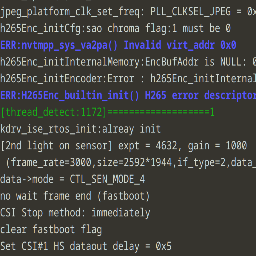
#> input picture Image/learn/stage_one/1.png, 256 x 256 px, found by its file name
$ python opencv.py   (older library calls are emulated)
#> lines starting #> are read from the running program, lines starting #| are printed output that depends on the picture
import cv2
import numpy as np
import matplotlib.pyplot as plt

IMAGE_PATH = "/media/yjh/_dde_home/yjh/上传/260521/1.png"

src_img = cv2.imread(IMAGE_PATH, cv2.IMREAD_COLOR)
#> src_img is the input picture: shape (256, 256, 3); mean B, G, R 62.3, 64.9, 65.2
if src_img is None:
    print("open img faild")
    exit(-1)

h, w = src_img.shape[:2]
#> h = 256; w = 256
print(f"src_imag shape: {src_img.shape}")
#| src_imag shape: (256, 256, 3)
cv2.imwrite("./src_imag.png", src_img)

interplation_linear_img = cv2.resize(src_img, None, fx=1.5, fy=1.5, interpolation=cv2.INTER_LINEAR)
cv2.imwrite("./interplation_linear_img.png", interplation_linear_img)
interplation_cubic_img = cv2.resize(src_img, None, fx=1.5, fy=1.5, interpolation=cv2.INTER_CUBIC)
cv2.imwrite("./interplation_cubic_img.png", interplation_cubic_img)

horizontal_flip = cv2.flip(src_img, 1)
cv2.imwrite("./horizontal_flip.png", horizontal_flip)
vertical_flip = cv2.flip(src_img, 0)
cv2.imwrite("./vertical_flip.png", vertical_flip)
both_flip = cv2.flip(src_img, -1)
cv2.imwrite("./both_flip.png", both_flip)

#旋转
M = cv2.getRotationMatrix2D((h//2, w//2), 45, 1.0)
rotated_img = cv2.warpAffine(src_img, M, (h, w))
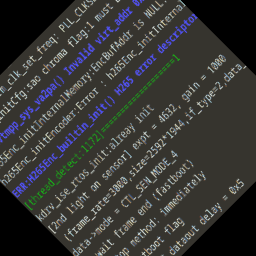
#> rotated_img: shape (256, 256, 3); mean B, G, R 52, 54, 54.1
cv2.imwrite("./rotated_img.png", rotated_img)

src_pts = np.float32([[50,50], [200,50], [50,200]])
dst_pts = np.float32([[10,100], [200,50], [100,250]])

#仿射变换
M = cv2.getAffineTransform(src_pts, dst_pts)
affined_img = cv2.warpAffine(src_img, M, (h, w))
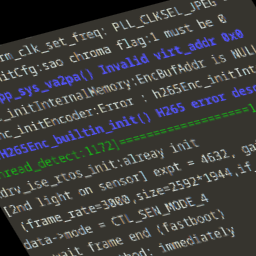
#> affined_img: shape (256, 256, 3); mean B, G, R 59.8, 61.7, 61.6
cv2.imwrite("./affined_img.png", affined_img)

#透视变换
src_pts = np.float32([[56,65],[368,52],[28,387],[389,390]])
dst_pts = np.float32([[0,0],[300,0],[0,300],[300,300]])
M = cv2.getPerspectiveTransform(src_pts, dst_pts)
perspected_img = cv2.warpPerspective(src_img, M, (300,300))
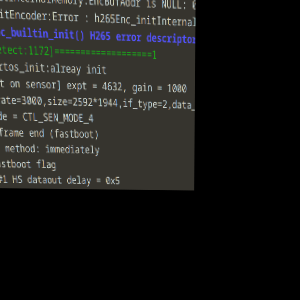
#> perspected_img: shape (300, 300, 3); mean B, G, R 24.5, 26.2, 26.3
cv2.imwrite("./perspected_img.png", perspected_img)

img = cv2.cvtColor(src_img, cv2.COLOR_RGB2GRAY)
# 添加椒盐噪声
def add_salt_pepper_noise(image, salt_prob, pepper_prob):
#> called with salt_prob = 0.01, pepper_prob = 0.01
    noisy = image.copy()
    total_pixels = image.size
#> total_pixels = 65536

    # 添加盐噪声(白色像素)
    salt_pixels = int(total_pixels * salt_prob)
#> salt_pixels = 655
    salt_coords = [np.random.randint(0, i-1, salt_pixels) for i in image.shape]
    noisy[salt_coords[0], salt_coords[1]] = 255

    # 添加胡椒噪声(黑色像素)
    pepper_pixels = int(total_pixels * pepper_prob)
#> pepper_pixels = 655
    pepper_coords = [np.random.randint(0, i-1, pepper_pixels) for i in image.shape]
    noisy[pepper_coords[0], pepper_coords[1]] = 0

    return noisy

noisy_img = add_salt_pepper_noise(img, 0.01, 0.01)

# 应用四种滤波方法
mean_filtered = cv2.blur(noisy_img, (5,5))
gaussian_filtered = cv2.GaussianBlur(noisy_img, (5,5), 0)
median_filtered = cv2.medianBlur(noisy_img.astype('float32'), 5)
bilateral_filtered = cv2.bilateralFilter(noisy_img, 9, 75, 75)

# [25 lines of commented-out code are left out]
sobelx = cv2.Sobel(img, cv2.CV_64F, 1, 0, ksize=3)
# y方向梯度(水平边缘)
sobely = cv2.Sobel(img, cv2.CV_64F, 0, 1, ksize=3)
# 合并梯度
sobel = np.sqrt(sobelx**2 + sobely**2)
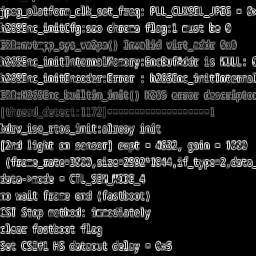
#> sobel: shape (256, 256) float64; min 0, max 720.5, mean 104.1; drawn with min black and max white

# Laplacian算子
laplacian = cv2.Laplacian(img, cv2.CV_64F, ksize=3)
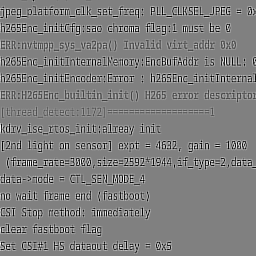
#> laplacian: shape (256, 256) float64; min -1304, max 1284, mean 0.4; drawn with min black and max white

# Canny边缘检测
# 默认阈值
canny_default = cv2.Canny(img, 100, 200)
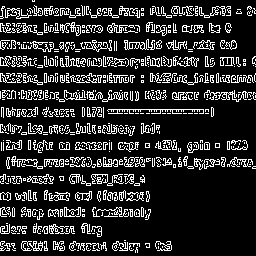
#> canny_default: shape (256, 256); 16.8% white in thin lines or dots
# 调整阈值后的示例
canny_adjusted = cv2.Canny(img, 50, 150)
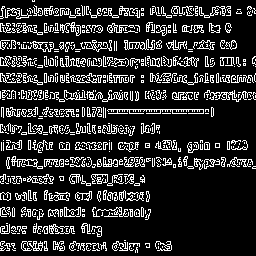
#> canny_adjusted: shape (256, 256); 17% white in thin lines or dots

# 可视化所有结果
plt.figure(figsize=(15, 10))

# Sobel算子结果
plt.subplot(2,3,1), plt.imshow(sobelx, cmap='gray')
plt.title('Sobel X (Vertical Edges)'), plt.axis('off')

plt.subplot(2,3,2), plt.imshow(sobely, cmap='gray')
plt.title('Sobel Y (Horizontal Edges)'), plt.axis('off')

plt.subplot(2,3,3), plt.imshow(sobel, cmap='gray')
plt.title('Sobel Combined'), plt.axis('off')

# Laplacian算子结果
plt.subplot(2,3,4), plt.imshow(laplacian, cmap='gray')
plt.title('Laplacian (Both Directions)'), plt.axis('off')

# Canny边缘检测结果
plt.subplot(2,3,5), plt.imshow(canny_default, cmap='gray')
plt.title('Canny Default (100,200)'), plt.axis('off')

plt.subplot(2,3,6), plt.imshow(canny_adjusted, cmap='gray')
plt.title('Canny Adjusted (50,150)'), plt.axis('off')

plt.tight_layout()
plt.show()
